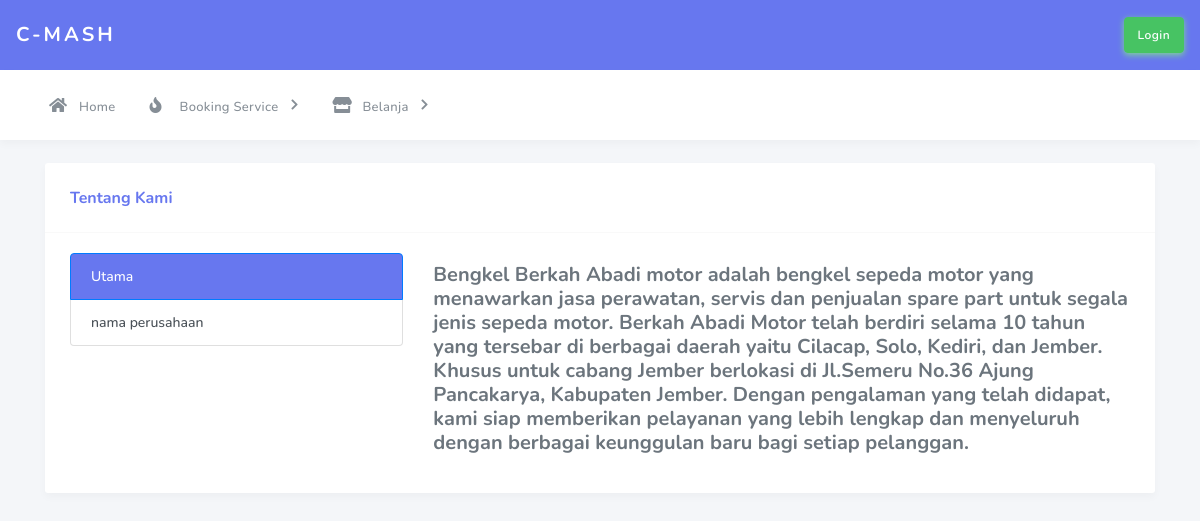
Page /index.php/home/bantuan on the earlier database version.
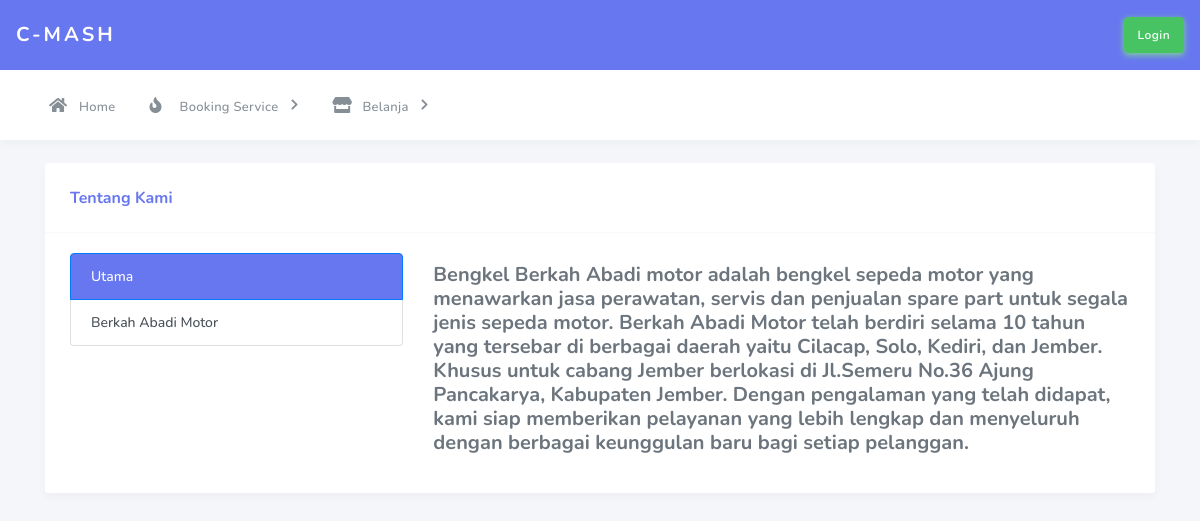
Same page on the later database version.
### tables this page shows
CREATE TABLE `tb_tentang` (
  `idTentang` int NOT NULL,
  `menuTentang` varchar(50) NOT NULL,
  `deskripsi` varchar(100) NOT NULL
);

### application/controllers/Home.php (called while the page is built, shortened)
<?php
class Home extends CI_Controller
{
    public function bantuan()
    {
		$data['tentang'] = $this->ModelTentang->showData()->result();
        $this->load->view('layout/templateUser');
        $this->load->view('layout/footerTemplate');
        $this->load->view('bantuan', $data);
    }
}

### index.php (called while the page is built, shortened)
<?php
require_once BASEPATH.'core/CodeIgniter.php';

### application/models/ModelTentang.php (called while the page is built, shortened)
<?php
class ModelTentang extends CI_Model
{
	public function showData()
	{
		return $this->db->get('tb_tentang');
	}
}

### application/views/bantuan.php (the view, shortened to what this page needs)
<head>
</head>
<div class="card">
	<div class="card-header">
		<h4>Tentang Kami</h4>
	</div>
	<div class="card-body">
		<div class="row">
			<div class="col-4">
				<div class="list-group" id="list-tab" role="tablist">
					<a class="list-group-item list-group-item-action active" id="list-home-list" data-toggle="list" href="#list-home" role="tab">Utama</a>
					<?php foreach ($tentang as $ttg) : ?>
						<a class="list-group-item list-group-item-action" id="list-home-list" data-toggle="list" href="#list-<?php echo $ttg->idTentang ?>" role="tab"><?php echo $ttg->menuTentang ?></a>
						<?php endforeach; ?>
					</div>
				</div>
			<div class="col-8">
				<div class="tab-content" id="nav-tabContent">
					<div class="tab-pane fade show active" id="list-home" role="tabpanel" aria-labelledby="list-home-list">
						<h6 style="font-size: 20px">Bengkel Berkah Abadi motor adalah bengkel sepeda motor yang menawarkan jasa perawatan, servis dan penjualan spare part untuk segala jenis sepeda motor. Berkah Abadi Motor telah berdiri selama 10 tahun yang tersebar di berbagai daerah yaitu Cilacap, Solo, Kediri, dan Jember. Khusus untuk cabang Jember berlokasi di Jl.Semeru No.36 Ajung Pancakarya, Kabupaten Jember. Dengan pengalaman yang telah didapat, kami siap memberikan pelayanan yang lebih lengkap dan menyeluruh dengan berbagai keunggulan baru bagi setiap pelanggan.</h6>
					</div>
					</div>
				</div>
		</div>
	</div>
</div>

Differences in the rows shown:
removed tb_tentang: menuTentang "nama perusahaan"
added tb_tentang: menuTentang "Berkah Abadi Motor"
